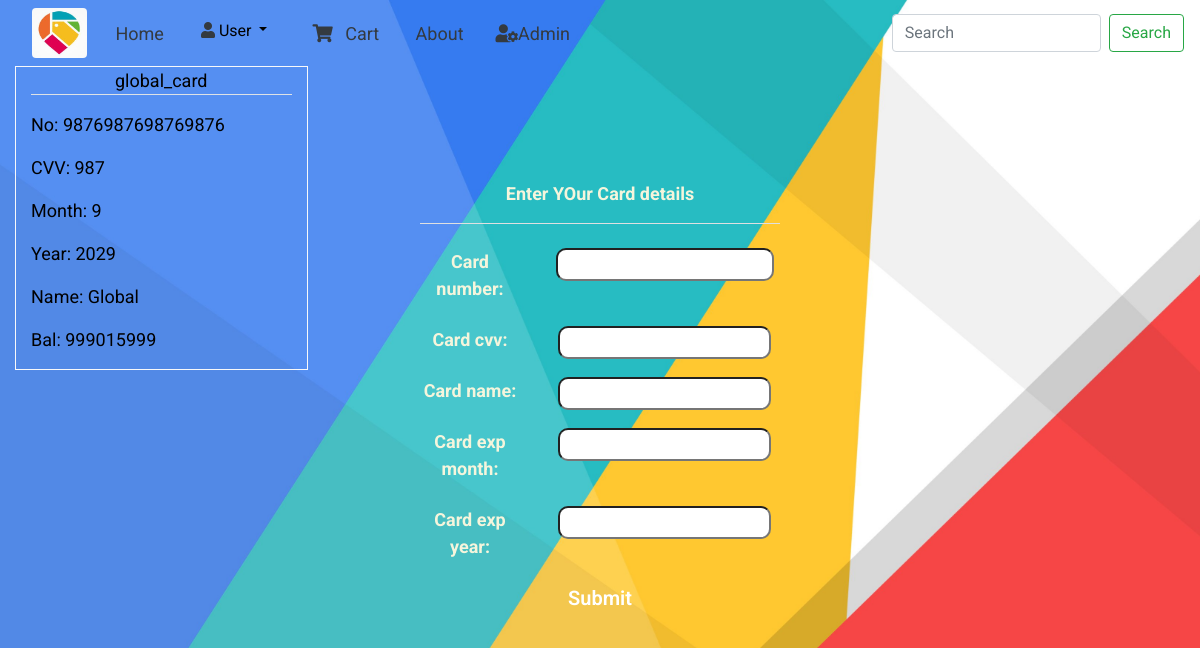
The page /trans/detail/4/ on the database its author committed.
### card/models.py (models this page shows)
class DebitCard(models.Model):
    card_number =models.BigIntegerField(
                validators=[check_card_number,
                                validators.MinValueValidator(4000000000000000,message='Please enter Card NUmber which is > 4000000000000000')]
    )
    card_cvv = models.SmallIntegerField(
                validators=[
                        validators.MinValueValidator(100 ,message='Cvv must be > 100'),
                        validators.MaxValueValidator(999 ,message='Cvv must be < 999')
                ]
    ) # amx value and min value
    card_name = models.CharField(max_length=100)
    card_exp_month = models.PositiveSmallIntegerField(null=True,
                    validators=[
                            validators.MaxValueValidator(12, message='It is not Valid Month'),
                            validators.MinValueValidator(1, message='It is not Valid Month')])
    card_exp_year = models.PositiveSmallIntegerField(null=True,
                    validators=[
                            validators.MaxValueValidator(2030, message='It is not Valid Year'),
                            validators.MinValueValidator(2020, message='It is not Valid Year')])
    card_balance = models.PositiveIntegerField(default=0)

### transaction/views.py (the view, shortened to what this page needs)
# urls.py: path('detail/<int:o_id>/',enter_detail,name='enter_detail'),
def enter_detail(request,o_id):
    if not request.user.is_authenticated:
        redirect('Login')
    form = FormCard()
    global_card = DebitCard.objects.get(id=1)
    context={ 'form':form ,"global_card":global_card ,"o_id":o_id}
    return render(request,'transaction/enter_data.html',context)

### transaction/forms.py (shortened to what this page needs)
class FormCard(forms.ModelForm):
    class Meta:
        model = DebitCard
        fields = ["card_number","card_cvv","card_name","card_exp_month","card_exp_year"]

### templates/transaction/enter_data.html (shortened to what this page needs)
{% extends "../base.html" %}
{% load static %}
{% load widget_tweaks %}
{% block head %}
    <link rel="stylesheet" href="{% static 'css/transaction/enter_data.css' %}">
{% endblock head %}
{% block content %}
    <form action="" method="post" class="my-form">
        <p class="text-center font-weight-bold">Enter YOur Card details</p>
        <hr class="bg-light"/>
            {% for field in form %}
                <div class="row text-center py-2">
                    <div class="col-md-4 font-weight-bold">
                        {{ field.label_tag }}
                    </div>
                    <div class="col-md-8">
                        {{ field | add_class:"form-field" }}
                    </div>
                </div>
                {% endfor %}
            <input type="submit" class="form-button btn">
    </form>
    <div class="border border-light col-md-3">
        <p class="text-center border-bottom">global_card</p>
        <p>No: {{ global_card.card_number }}</p>
        <p>CVV: {{ global_card.card_cvv }}</p>
        <p>Month: {{ global_card.card_exp_month }}</p>
        <p>Year: {{ global_card.card_exp_year }}</p>
        <p>Name: {{ global_card.card_name }}</p>
        <p>Bal: {{ global_card.card_balance }}</p>
    </div>
{% endblock content %}

### static/css/base.css (style rules this page uses)
body { font-family: 'Roboto', sans-serif; font-size: large; }

### static/css/transaction/enter_data.css (style rules this page uses)
body { margin: 0; padding: 0; }
.my-form { background: none; width: 40%; position: absolute; left: 50%; top: 50%; transform: translate(-50%,-50%); padding: 2% 5% 2% 5%; border: none; color: beige; }
.form-button { width: 40%; background: none; margin : 0% 30%; color : white; font-size: 20px; font-weight: 600; }
.form-field { border-radius: 10px; }

### rows shown on the page
DebitCard: card_number "9876987698769876", card_cvv "987", card_exp_month "9", card_exp_year "2029", card_name "Global", card_balance "999015999"

### other values the page prints
{{ field.label_tag }} "Card number:" "Card cvv:" "Card name:" "Card exp month:" "Card exp year:"
